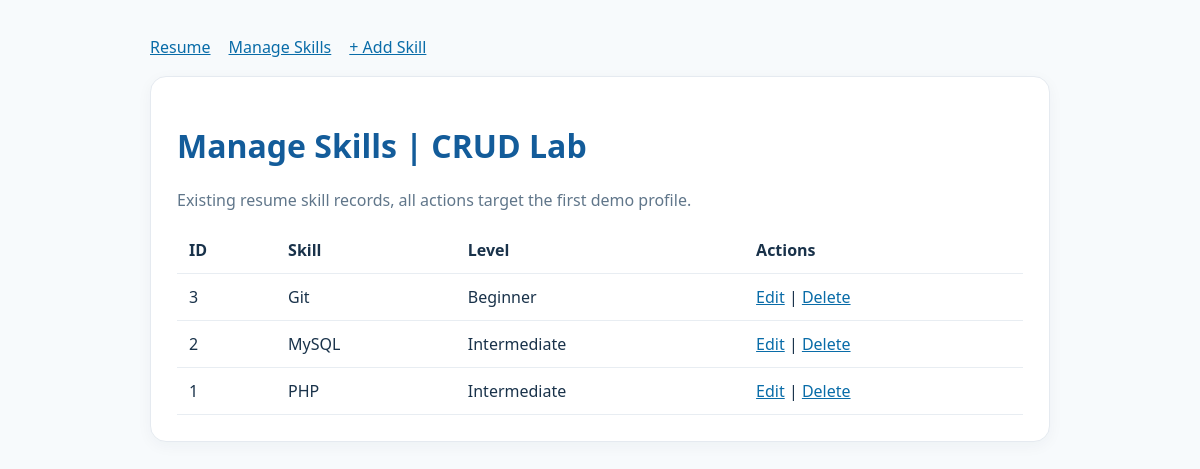
The page /skills.php on the database its author committed.
### tables this page shows
CREATE TABLE skill (
 id INT AUTO_INCREMENT PRIMARY KEY, profile_id INT NOT NULL,
 skill_name VARCHAR(120) NOT NULL, skill_level VARCHAR(50),
 CONSTRAINT fk_skill_profile FOREIGN KEY (profile_id) REFERENCES profile(id) ON DELETE CASCADE
);

### skills.php (the view, shortened to what this page needs)
<?php
require 'crud_bootstrap.php';
$pid=profile_id($conn); $rows=[];
$stmt=mysqli_prepare($conn,'SELECT id,skill_name,skill_level FROM skill WHERE profile_id = ? ORDER BY id DESC');
mysqli_stmt_bind_param($stmt,'i',$pid); mysqli_stmt_execute($stmt);mysqli_stmt_bind_result($stmt,$id,$name,$level);
while(mysqli_stmt_fetch($stmt))$rows[]=['id'=>$id,'skill_name'=>$name,'skill_level'=>$level];mysqli_stmt_close($stmt);
echo '<p class="muted">Existing resume skill records, all actions target the first demo profile.</p><table><tr><th>ID</th><th>Skill</th><th>Level</th><th>Actions</th></tr>';
foreach($rows as $r){echo '<tr><td>'.h($r['id']).'</td><td>'.h($r['skill_name']).'</td><td>'.h($r['skill_level']).'</td><td><a href="skill_edit.php?id='.urlencode((string)$r['id']).'">Edit</a> | <a href="skill_delete.php?id='.urlencode((string)$r['id']).'">Delete</a></td></tr>';}
echo '</table>';page_end();

### assets/css/crud.css (style rules this page uses)
body { background:#f7fafc;font-family:system-ui,sans-serif;color:#19324a }
a { color:#096ca8 }
.muted { color:#60768a }
table { width:100%;border-collapse:collapse }
td,th { padding:12px;text-align:left;border-bottom:1px solid #e8edf2 }

### rows shown on the page
skill: id "3", skill_name "Git", skill_level "Beginner"
skill: id "2", skill_name "MySQL", skill_level "Intermediate"
skill: id "1", skill_name "PHP", skill_level "Intermediate"

### other values the page prints
$title "Manage Skills | CRUD Lab"
